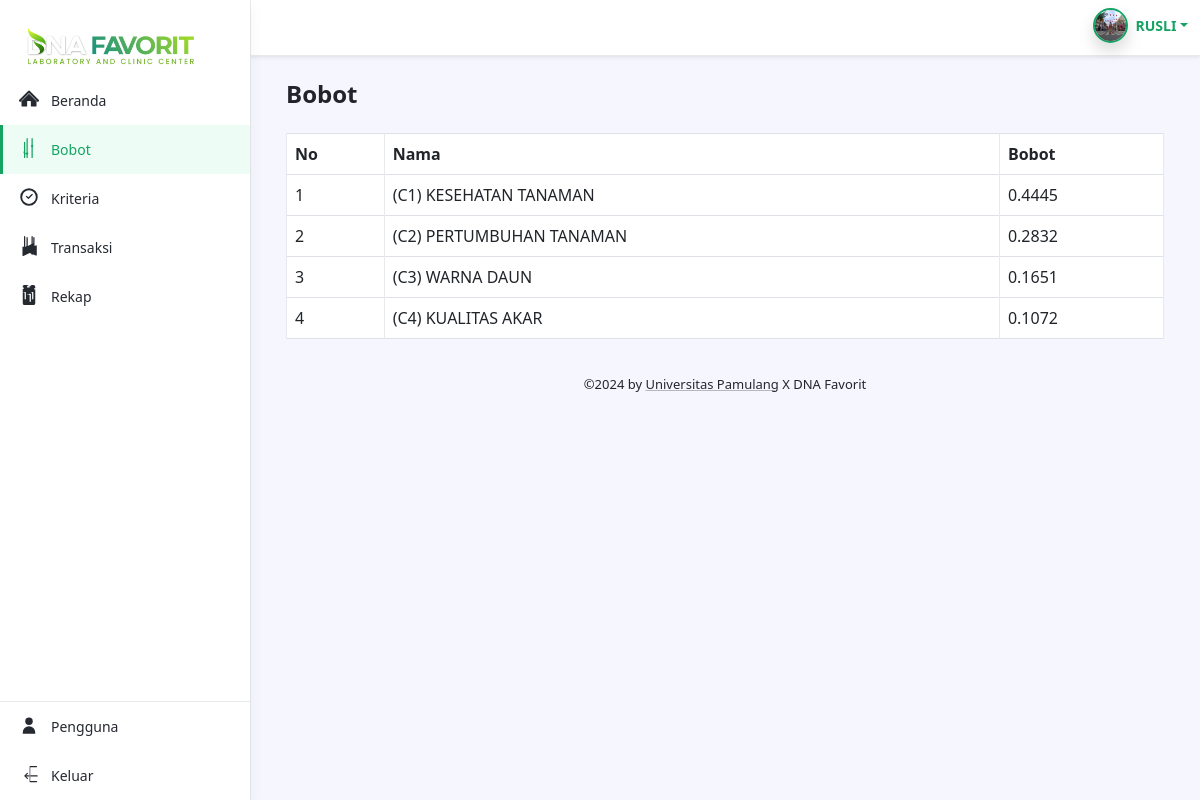
The page /index.php?page=bobot (signed in) on the database its author committed.
### tables this page shows
CREATE TABLE `data_pengguna` (
  `id_pengguna` int(11) NOT NULL,
  `pengguna` varchar(50) NOT NULL,
  `katasandi` varchar(100) NOT NULL,
  `akses` varchar(15) NOT NULL,
  `status` varchar(15) NOT NULL,
  `profil` varchar(50) NOT NULL
);

CREATE TABLE `data_bobot` (
  `id_bobot` int(11) NOT NULL,
  `nama` varchar(255) NOT NULL,
  `bobot` float NOT NULL,
  `status` varchar(11) NOT NULL
);

### views/body/bobot/index.php (the view, shortened to what this page needs)
<?php
require_once 'controller/bobot_controller.php';
?>
<h1 class="app-page-title">Bobot</h1>
                <div class="table-responsive">
                    <table class="table table-bordered">
					<?php
						$sql = "SELECT * FROM data_bobot";
						$result = $conn->query($sql);
						if ($result->num_rows > 0) {
							echo "<thead><tr>";
								echo "<th>No</th>";
								echo "<th>Nama</th>";
								echo "<th>Bobot</th>";
							echo "</tr><thead><tbody>";
							$result->data_seek(0);
                            $no=1;
							while($row = $result->fetch_assoc()) {
								echo "<tr>";
								echo "<td>" . $no. "</td>";
								echo "<td>" . $row["nama"]. "</td>";
								echo "<td>" . $row["bobot"]. "</td>";
                                echo '</div>';
                                $no++;
							}
						} else {
							echo "<tr><td colspan='2'>Tidak ada data</td></tr>";
						}
						?>

### views/main/header.php (shortened to what this page needs)
<!DOCTYPE html>
<html lang="en">
<head>
	<link href="assets/plugins/bootstrap-icons/bootstrap-icons.css" rel="stylesheet">
    <link id="theme-style" rel="stylesheet" href="assets/css/portal.css">
    <link href="assets/plugins/bootstrap/css/bootstrap.min.css" rel="stylesheet">
    <link href="assets/plugins/datatables/dataTables.bootstrap5.min.css" rel="stylesheet">
</head>
<body class="app">
    <header class="app-header fixed-top">
        <div class="app-header-inner">
	        <div class="container-fluid py-2">
		        <div class="app-header-content">
		            <div class="row justify-content-between align-items-center">
					<div class="app-utilities col-auto">
						<div class="app-utility-item app-user-dropdown dropdown">
							<a class="nav-link nav-profile d-flex align-items-center pe-0" href="#" data-bs-toggle="dropdown">
								<?php
									$id = $_SESSION['id'];
									$sql = "SELECT * FROM data_pengguna WHERE id_pengguna = $id";
									$result = $conn->query($sql);
									if ($result->num_rows > 0) {
										$row = $result->fetch_assoc();
										$namaprofil = $row['profil'];
									}
									$profile_image = "assets/images/profiles/" . $namaprofil;
								?>
								<img src="<?php echo $profile_image; ?>" alt="user profile" class="rounded-circle shadow" style="width: 35px; height: 35px; border: 2px solid #15a362;">
								<span class="d-none d-md-block dropdown-toggle ps-2 fw-bold" style="color: #15A362; font-size: 14px;"><?php echo strtoupper($_SESSION['username']); ?></span>
							</a>
						</div>
					</div>
		        </div>
	            </div>
	        </div>
        </div>
        <div id="app-sidepanel" class="app-sidepanel">
	        <div class="sidepanel-inner d-flex flex-column">
		        <div class="app-branding">
		        <img class="logo-icon me-2" src="assets/images/DNA-Logo.png" alt="logo" style="width: 190px; height: 60px;">
		        </div>
				<?php
					$activePage = $_GET['page'];
				?>
			    <nav id="app-nav-main" class="app-nav app-nav-main flex-grow-1">
				    <ul class="app-menu list-unstyled accordion" id="menu-accordion">
					    <li class="nav-item">
					        <a class="nav-link <?php echo ($activePage == 'home') ? 'active' : ''; ?>" href="index.php?page=home">
						        <span class="nav-icon">
						         </span>
		                         <span class="nav-link-text">Beranda</span>
					        </a>
					    </li>
						<?php
							if ($_SESSION['akses'] !== 'staff') {
						?>
					    <li class="nav-item">
					        <a class="nav-link <?php echo ($activePage == 'bobot') ? 'active' : ''; ?>" href="index.php?page=bobot">
						        <span class="nav-icon">
						         </span>
		                         <span class="nav-link-text">Bobot</span>
					        </a>
					    </li>
					    <li class="nav-item">
					        <a class="nav-link <?php echo ($activePage == 'kriteria') ? 'active' : ''; ?>" href="index.php?page=kriteria">
						        <span class="nav-icon">
						         </span>
		                         <span class="nav-link-text">Kriteria</span>
					        </a>
					    </li>
						<?php
							}
						?>
					    <li class="nav-item">
					        <a class="nav-link <?php echo ($activePage == 'transaksi') ? 'active' : ''; ?>" href="index.php?page=transaksi">
						        <span class="nav-icon">
						         </span>
		                         <span class="nav-link-text">Transaksi</span>
					        </a>
					    </li>
					    <li class="nav-item">
					        <a class="nav-link <?php echo ($activePage == 'rekap') ? 'active' : ''; ?>" href="index.php?page=rekap">
						        <span class="nav-icon">
						         </span>
		                         <span class="nav-link-text">Rekap</span>
					        </a>
					    </li>
				    </ul>
			    </nav>
			    <div class="app-sidepanel-footer">
				    <nav class="app-nav app-nav-footer">
					    <ul class="app-menu footer-menu list-unstyled">
<?php
							if ($_SESSION['akses'] === 'owner') {
						?>
						    <li class="nav-item">
						        <a class="nav-link <?php echo ($activePage == 'user') ? 'active' : ''; ?>" href="index.php?page=user">
							        <span class="nav-icon">
									<svg xmlns="http://www.w3.org/2000/svg" width="1em" height="1em" fill="currentColor" class="bi bi-person" viewBox="0 0 16 16">
  <path d="M8 8a3 3 0 1 0 0-6 3 3 0 0 0 0 6z"/>
  <path fill-rule="evenodd" d="M8 9a5 5 0 0 0-5 5v.5a.5.5 0 0 0 .5.5h9a.5.5 0 0 0 .5-.5V14a5 5 0 0 0-5-5z"/>
</svg>
									</span>
									<span class="nav-link-text">Pengguna</span>
						        </a>
						    </li>
						<?php
							}
						?>
						    <li class="nav-item">
						        <a class="nav-link" href="logout.php" onclick='return confirmkeluar()'>
							        <span class="nav-icon">
							        </span>
			                        <span class="nav-link-text">Keluar</span>
						        </a>
						    </li>
					    </ul>
				    </nav>
			    </div>
	        </div>
	    </div>
    </header>
    <div class="app-wrapper">
	    <div class="app-content pt-3 p-md-3 p-lg-4">
		    <div class="container-xl">

### rows shown on the page
data_pengguna: profil (picture)
data_bobot: nama "(C1) KESEHATAN TANAMAN", bobot "0.4445"
data_bobot: nama "(C2) PERTUMBUHAN TANAMAN", bobot "0.2832"
data_bobot: nama "(C3) WARNA DAUN", bobot "0.1651"
data_bobot: nama "(C4) KUALITAS AKAR", bobot "0.1072"

### other values the page prints
$_SESSION['username'] "RUSLI"
